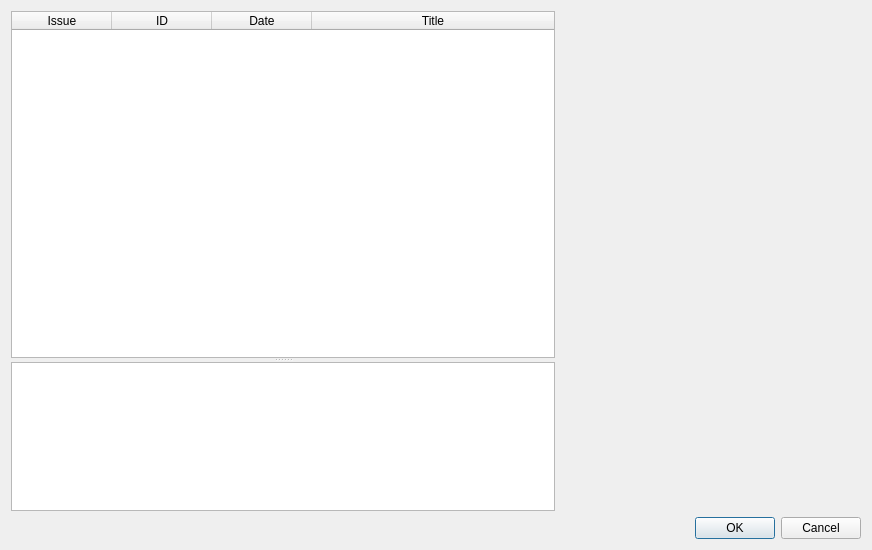
<?xml version="1.0" encoding="UTF-8"?>
<ui version="4.0">
 <class>dialogIssueSelect</class>
 <widget class="QDialog" name="dialogIssueSelect">
  <property name="geometry">
   <rect>
    <x>0</x>
    <y>0</y>
    <width>872</width>
    <height>550</height>
   </rect>
  </property>
  <property name="windowTitle">
   <string>Select Issue</string>
  </property>
  <layout class="QGridLayout" name="gridLayout_2">
   <item row="0" column="0">
    <layout class="QVBoxLayout" name="verticalLayout">
     <item>
      <layout class="QHBoxLayout" name="horizontalLayout">
       <property name="spacing">
        <number>6</number>
       </property>
       <item>
        <widget class="QSplitter" name="splitter">
         <property name="sizePolicy">
          <sizepolicy hsizetype="Expanding" vsizetype="Expanding">
           <horstretch>0</horstretch>
           <verstretch>0</verstretch>
          </sizepolicy>
         </property>
         <property name="orientation">
          <enum>Qt::Vertical</enum>
         </property>
         <property name="childrenCollapsible">
          <bool>false</bool>
         </property>
         <widget class="QTableWidget" name="twList">
          <property name="sizePolicy">
           <sizepolicy hsizetype="Expanding" vsizetype="Expanding">
            <horstretch>0</horstretch>
            <verstretch>7</verstretch>
           </sizepolicy>
          </property>
          <property name="selectionMode">
           <enum>QAbstractItemView::SingleSelection</enum>
          </property>
          <property name="selectionBehavior">
           <enum>QAbstractItemView::SelectRows</enum>
          </property>
          <property name="rowCount">
           <number>0</number>
          </property>
          <property name="columnCount">
           <number>4</number>
          </property>
          <attribute name="horizontalHeaderStretchLastSection">
           <bool>true</bool>
          </attribute>
          <attribute name="verticalHeaderVisible">
           <bool>false</bool>
          </attribute>
          <column>
           <property name="text">
            <string>Issue</string>
           </property>
          </column>
          <column>
           <property name="text">
            <string>ID</string>
           </property>
          </column>
          <column>
           <property name="text">
            <string>Date</string>
           </property>
          </column>
          <column>
           <property name="text">
            <string>Title</string>
           </property>
           <property name="textAlignment">
            <set>AlignCenter</set>
           </property>
          </column>
         </widget>
         <widget class="QTextEdit" name="teDescription">
          <property name="sizePolicy">
           <sizepolicy hsizetype="Expanding" vsizetype="Expanding">
            <horstretch>0</horstretch>
            <verstretch>3</verstretch>
           </sizepolicy>
          </property>
          <property name="textInteractionFlags">
           <set>Qt::TextSelectableByKeyboard|Qt::TextSelectableByMouse</set>
          </property>
         </widget>
        </widget>
       </item>
       <item>
        <widget class="QWidget" name="coverImageContainer" native="true">
         <property name="minimumSize">
          <size>
           <width>300</width>
           <height>450</height>
          </size>
         </property>
         <property name="maximumSize">
          <size>
           <width>300</width>
           <height>450</height>
          </size>
         </property>
        </widget>
       </item>
      </layout>
     </item>
     <item>
      <widget class="QDialogButtonBox" name="buttonBox">
       <property name="orientation">
        <enum>Qt::Horizontal</enum>
       </property>
       <property name="standardButtons">
        <set>QDialogButtonBox::Cancel|QDialogButtonBox::Ok</set>
       </property>
      </widget>
     </item>
    </layout>
   </item>
  </layout>
 </widget>
 <resources/>
 <connections>
  <connection>
   <sender>buttonBox</sender>
   <signal>accepted()</signal>
   <receiver>dialogIssueSelect</receiver>
   <slot>accept()</slot>
   <hints>
    <hint type="sourcelabel">
     <x>248</x>
     <y>254</y>
    </hint>
    <hint type="destinationlabel">
     <x>157</x>
     <y>274</y>
    </hint>
   </hints>
  </connection>
  <connection>
   <sender>buttonBox</sender>
   <signal>rejected()</signal>
   <receiver>dialogIssueSelect</receiver>
   <slot>reject()</slot>
   <hints>
    <hint type="sourcelabel">
     <x>316</x>
     <y>260</y>
    </hint>
    <hint type="destinationlabel">
     <x>286</x>
     <y>274</y>
    </hint>
   </hints>
  </connection>
 </connections>
</ui>
